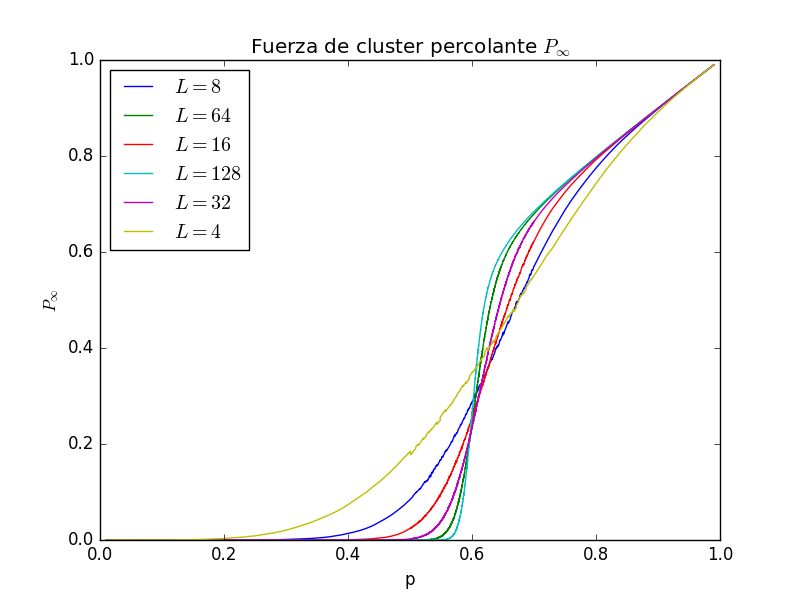

Write the Python code that produced this figure.
import matplotlib.pyplot as plt
import sys
import numpy as np
import os

cwd=os.getcwd()
ls=os.listdir(cwd)

for files in ls:

	if files.endswith(".txt"):

		f = open(files,"r") 

		l=f.readline()
		l=l.split(",")
		l=l[0]
		l=int(l[7:len(l)])
		f.readline()
		pinf=np.array([])
		p=np.array([])

		for line in f:

			aux=line.split(";")
			p=np.append(p,float(aux[0]))
			if(float(aux[2])!=0):
				pinf=np.append(pinf,float(aux[2])/(27000*l*l))
			else:
				pinf=np.append(pinf,0)


		plt.plot(p,pinf, label='$L = {i}$'.format(i=l))
		"""plt.title("L = " + str(l))
		plt.show()"""

plt.legend(loc='best')
plt.xlabel("p")
plt.ylabel("$P_\infty$")
plt.title("Fuerza de cluster percolante $P_\infty$")
plt.savefig("pinf.png")
plt.show()



